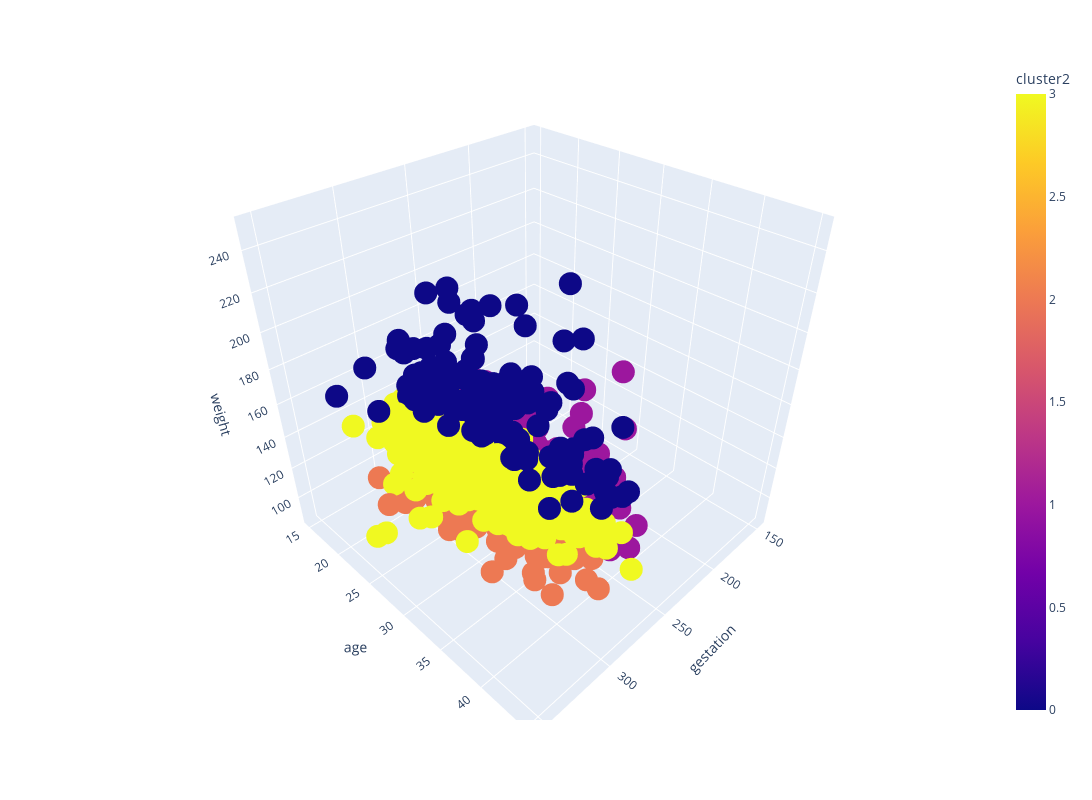

Write notebook code for a chart like this one.
### Code cell
labels = {
    'x' : 'gestation',
    'y' : 'age',
    'z' : 'weight'
}
plot = px.scatter_3d(df, x = 'gestation', y= 'age', z = 'weight', labels = 'labels', height = 800, width= 1200, color= 'cluster2')
plot.show()

### Figure 1 — Plotly figure (JSON) as saved in the notebook; plotly's stock layout.template omitted (floating-point values rounded to 4 significant figures; data arrays with more than 128 entries replaced by an {"elided": "..."} marker saying what was removed)
{"data": [{"hovertemplate": "gestation=%{x}<br>age=%{y}<br>weight=%{z}<br>cluster2=%{marker.color}<extra></extra>", "legendgroup": "", "marker": {"color": {"elided": "1236 int values"}, "coloraxis": "coloraxis", "symbol": "circle"}, "mode": "markers", "name": "", "scene": "scene", "showlegend": false, "type": "scatter3d", "x": {"elided": "1236 float values"}, "y": {"elided": "1236 float values"}, "z": {"elided": "1236 float values"}}], "layout": {"coloraxis": {"colorbar": {"title": {"text": "cluster2"}}, "colorscale": [[0, "#0d0887"], [0.1111, "#46039f"], [0.2222, "#7201a8"], [0.3333, "#9c179e"], [0.4444, "#bd3786"], [0.5556, "#d8576b"], [0.6667, "#ed7953"], [0.7778, "#fb9f3a"], [0.8889, "#fdca26"], [1, "#f0f921"]]}, "height": 800, "legend": {"tracegroupgap": 0}, "margin": {"t": 60}, "scene": {"domain": {"x": [0, 1], "y": [0, 1]}, "xaxis": {"title": {"text": "gestation"}}, "yaxis": {"title": {"text": "age"}}, "zaxis": {"title": {"text": "weight"}}}, "width": 1200}}
